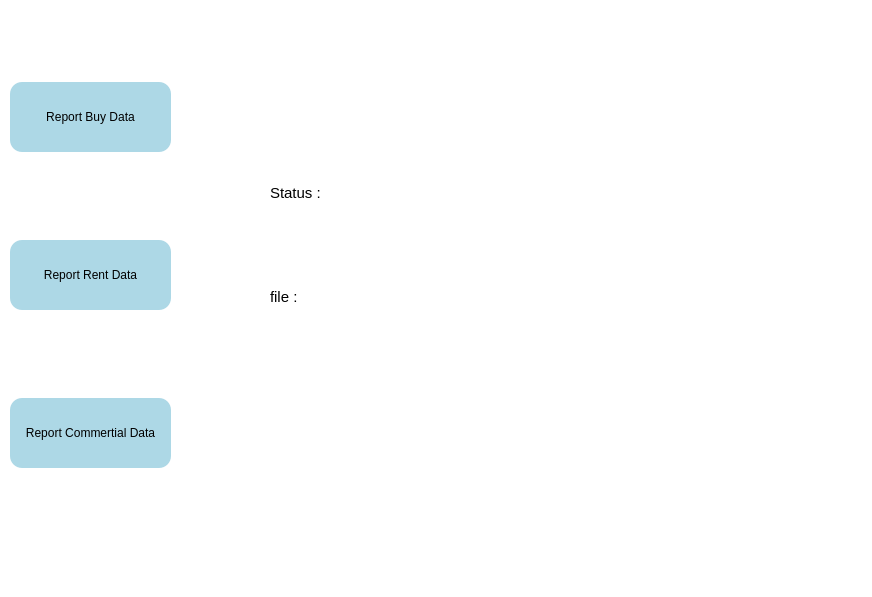
<?xml version="1.0" encoding="UTF-8"?>
<ui version="4.0">
 <class>MainWindow</class>
 <widget class="QMainWindow" name="MainWindow">
  <property name="geometry">
   <rect>
    <x>0</x>
    <y>0</y>
    <width>872</width>
    <height>597</height>
   </rect>
  </property>
  <property name="windowTitle">
   <string>MainWindow</string>
  </property>
  <property name="styleSheet">
   <string notr="true">background-color: white;</string>
  </property>
  <widget class="QWidget" name="centralwidget">
   <widget class="QWidget" name="layoutWidget">
    <property name="geometry">
     <rect>
      <x>10</x>
      <y>0</y>
      <width>161</width>
      <height>551</height>
     </rect>
    </property>
    <layout class="QGridLayout" name="gridLayout">
     <item row="2" column="0">
      <widget class="QPushButton" name="rep_com">
       <property name="minimumSize">
        <size>
         <width>90</width>
         <height>70</height>
        </size>
       </property>
       <property name="styleSheet">
        <string notr="true">background:#ADD8E6;border-radius: 12px;</string>
       </property>
       <property name="text">
        <string>Report Commertial Data</string>
       </property>
      </widget>
     </item>
     <item row="0" column="0">
      <widget class="QPushButton" name="rep_buy">
       <property name="minimumSize">
        <size>
         <width>90</width>
         <height>70</height>
        </size>
       </property>
       <property name="styleSheet">
        <string notr="true">background:#ADD8E6;border-radius: 12px;</string>
       </property>
       <property name="text">
        <string>Report Buy Data</string>
       </property>
      </widget>
     </item>
     <item row="1" column="0">
      <widget class="QPushButton" name="rep_rent">
       <property name="minimumSize">
        <size>
         <width>90</width>
         <height>70</height>
        </size>
       </property>
       <property name="styleSheet">
        <string notr="true">background:#ADD8E6;border-radius: 12px;</string>
       </property>
       <property name="text">
        <string>Report Rent Data</string>
       </property>
      </widget>
     </item>
    </layout>
   </widget>
   <widget class="QWidget" name="layoutWidget">
    <property name="geometry">
     <rect>
      <x>270</x>
      <y>170</y>
      <width>421</width>
      <height>201</height>
     </rect>
    </property>
    <layout class="QGridLayout" name="gridLayout_2">
     <item row="1" column="0">
      <widget class="QLabel" name="rep_status">
       <property name="font">
        <font>
         <pointsize>14</pointsize>
        </font>
       </property>
       <property name="text">
        <string/>
       </property>
      </widget>
     </item>
     <item row="3" column="0">
      <widget class="QLabel" name="label">
       <property name="font">
        <font>
         <pointsize>11</pointsize>
        </font>
       </property>
       <property name="text">
        <string>file : </string>
       </property>
      </widget>
     </item>
     <item row="4" column="0">
      <widget class="QLabel" name="rep_file">
       <property name="font">
        <font>
         <pointsize>14</pointsize>
        </font>
       </property>
       <property name="text">
        <string/>
       </property>
      </widget>
     </item>
     <item row="0" column="0">
      <widget class="QLabel" name="label_2">
       <property name="font">
        <font>
         <pointsize>11</pointsize>
        </font>
       </property>
       <property name="text">
        <string>Status : </string>
       </property>
      </widget>
     </item>
    </layout>
   </widget>
  </widget>
  <widget class="QMenuBar" name="menubar">
   <property name="geometry">
    <rect>
     <x>0</x>
     <y>0</y>
     <width>872</width>
     <height>21</height>
    </rect>
   </property>
  </widget>
  <widget class="QStatusBar" name="statusbar"/>
 </widget>
 <resources/>
 <connections/>
</ui>
